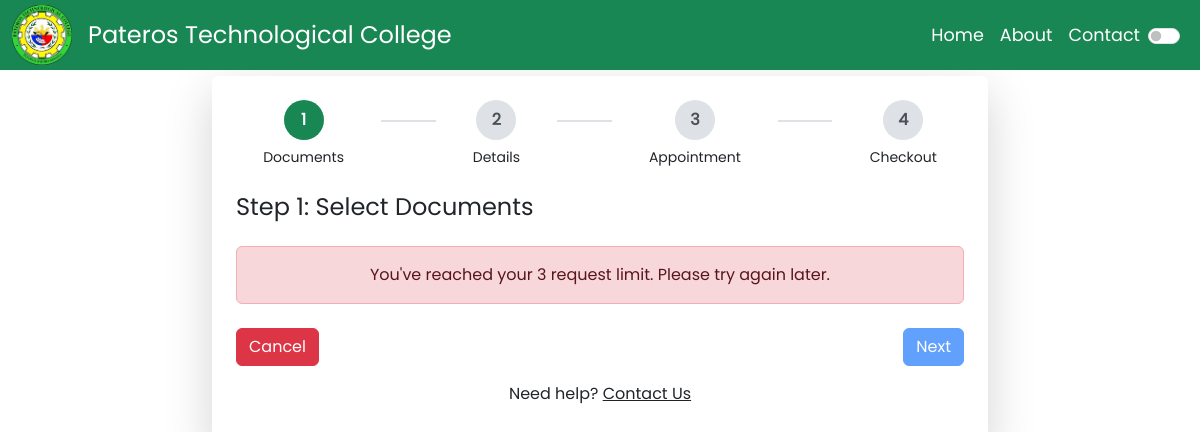
/student/add-request.php (signed in), run on an earlier commit of the app's database.
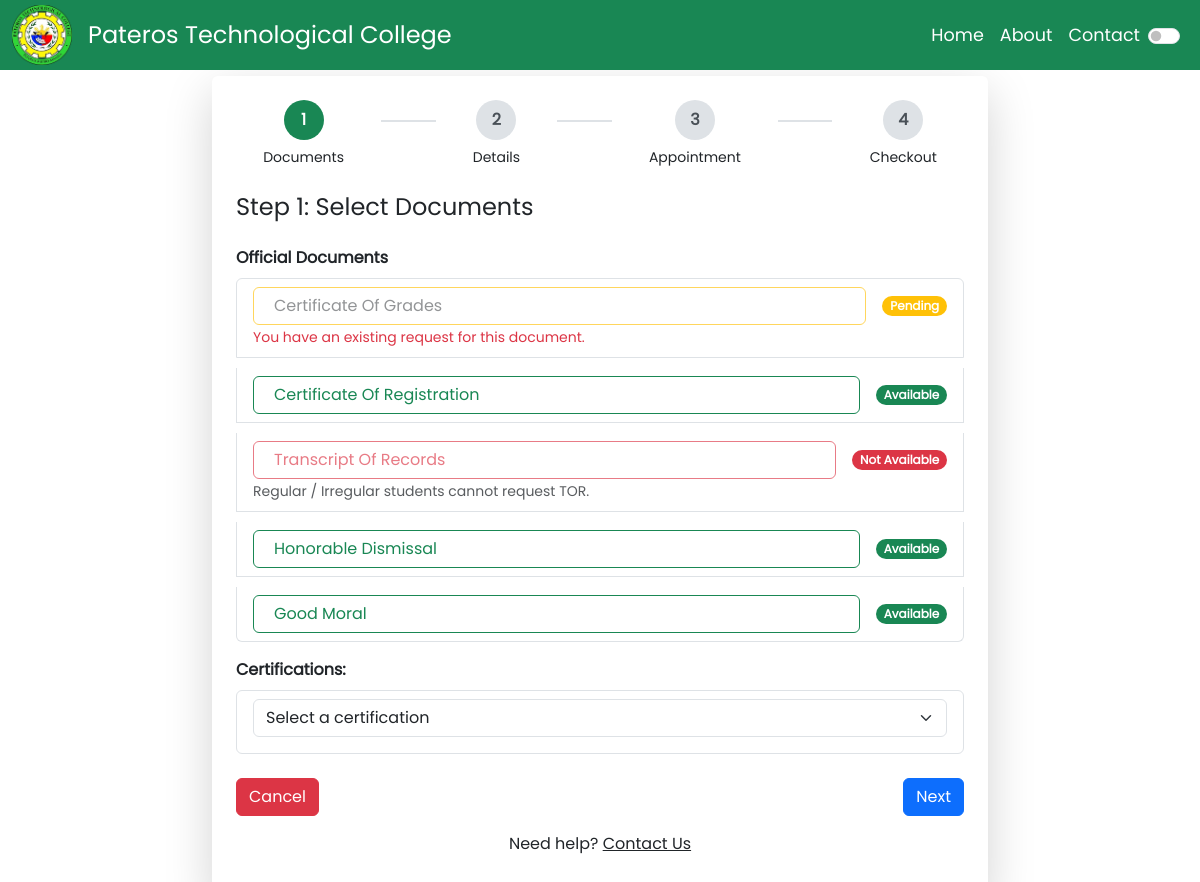
And on a later commit of the database.
### tables this page shows
CREATE TABLE `documents` (
  `id` int(15) NOT NULL,
  `code` varchar(15) NOT NULL,
  `name` varchar(255) NOT NULL,
  `price` int(15) NOT NULL,
  `is_available` enum('yes','no') NOT NULL DEFAULT 'yes',
  `eta` int(15) NOT NULL,
  `doc_type` enum('Official','Certification') NOT NULL
);

### config/db.php (called while the page is built, shortened)
<?php
class class_model {
    private string $host = "localhost";
    private string $user = "root";
    private string $pass = "";
    private string $dbname = "practice2";
    private mysqli $mysqli;
    public function __construct()
    {
        $this->mysqli = new mysqli($this->host, $this->user, $this->pass, $this->dbname);
    }
    public function getDocuments2() {
        $sql = "SELECT * FROM documents WHERE doc_type = 'Official'";
        $result = $this->mysqli->query($sql);
        return $result->fetch_all(MYSQLI_ASSOC);
    }
    public function getStudentActiveRequests($email) {
        $stmt = $this->mysqli->prepare("
            SELECT document_request, status
            FROM requests
            WHERE email = ?
            AND status NOT IN ('Declined', 'Released', 'Expired')
        ");
        $stmt->bind_param("s", $email);
        $stmt->execute();
        $result = $stmt->get_result();
        return $result->fetch_all(MYSQLI_ASSOC);
    }
}

### student/add-request.php (the view, shortened to what this page needs)
<?php
require_once '../config/db.php';
$cm = new class_model();
?>
<!DOCTYPE html>
<html lang="en">
<head>
    <link rel="stylesheet" href="../vendor/bootstrapv5/css/bootstrap.min.css">
    <link rel="stylesheet" href="../assets/css/app.css">
    <link rel="stylesheet" href="https://cdn.jsdelivr.net/npm/flatpickr/dist/flatpickr.min.css">
</head>
<body>
    <header class="text-white text-center">
        <nav class="navbar ">
            <nav class="container-fluid bg-success navbar-expand-lg navbar-light fixed-top">
                <a class="navbar-brand text-white d-none d-lg-flex align-items-center" href="/drmsv3/student/index.php">
                    <img src="../assets/images/logo.png" alt="PTC Logo" style="width: 60px; height: 60px;" class="me-3">
                    <span style="font-size: 1.50rem; line-height: 60px;">Pateros Technological College</span>
                </a>
                <div class="collapse navbar-collapse" id="navbarNav">
                    <ul class="navbar-nav ms-auto align-items-center">
                        <li class="nav-item">
                            <a class="nav-link active text-white" aria-current="page" href="#" style="font-size: 1.1rem;">Home</a>
                        </li>
                        <li class="nav-item">
                            <a class="nav-link text-white" href="#" style="font-size: 1.1rem;">About</a>
                        </li>
                        <li class="nav-item">
                            <a class="nav-link text-white" href="#" style="font-size: 1.1rem;">Contact</a>
                        </li>
                        <li class="nav-item">
                            <div class="form-check form-switch d-flex align-items-center">
                                <input class="form-check-input me-2" type="checkbox" id="themeToggle">
                            </div>
                        </li>
                    </ul>
                </div>
            </nav>
    </header>
    <div class="container mt-1 py-1" style="max-width: 1200px;">
        <div class="row justify-content-center align-items-center mt-1 g-10">
            <div class="col-md-8 mt-5">
                <div class="p-4 shadow-lg rounded" style="background-color: var(--bg-color);">
                    <div class="d-flex justify-content-between mb-4" id="stepper">
                        <div class="text-center flex-fill">
                            <div class="circle active" id="step-circle-0">1</div>
                            <small>Documents</small>
                        </div>
                        <div class="line"></div>
                        <div class="text-center flex-fill">
                            <div class="circle" id="step-circle-1">2</div>
                            <small>Details</small>
                        </div>
                        <div class="line"></div>
                        <div class="text-center flex-fill">
                            <div class="circle" id="step-circle-2">3</div>
                            <small>Appointment</small>
                        </div>
                        <div class="line"></div>
                        <div class="text-center flex-fill">
                            <div class="circle" id="step-circle-3">4</div>
                            <small>Checkout</small>
                        </div>
                    </div>
                    <form id="addRequestForm">
                        <div class="step active" id="step1">
                            <h4 class="mb-4">Step 1: Select Documents</h4>
                            <?php
                            $result = $cm->getDocuments2();
                            $existingRequests = $cm->getStudentActiveRequests($_SESSION['sessionuser']['email']);
                            $activeRequestCount = count($existingRequests);
                            ?>
                            <?php if ($activeRequestCount >= 3): ?>
                                <div class="alert alert-danger text-center">
                                    You've reached your 3 request limit. Please try again later.
                                </div>
                            <?php else: ?>
                                <?php if (!empty($result)): ?>
                                    <div class="mb-3">
                                        <label for="document_selection" class="form-label fw-bold">Official Documents</label>
                                        <ul id="document_selection" class="list-group">
                                            <?php foreach ($result as $row):
                                                $docId = htmlspecialchars($row['id']);
                                                $docName = htmlspecialchars($row['name']);
                                                $docPrice = htmlspecialchars($row['price'] ?? 0);
                                                $docEta = htmlspecialchars($row['eta'] ?? 0);
                                                $needsExtraInputs = in_array($docName, ['Certificate Of Grades', 'Certificate Of Registration']);
                                                $isGraduated = ($_SESSION['sessionuser']['status'] ?? '') === 'Graduated';
                                                $isRegularOrIrregular = in_array($_SESSION['sessionuser']['status'] ?? '', ['Regular', 'Irregular']);
                                                $isRestrictedDoc = $isGraduated && $needsExtraInputs;
                                                $isTORRestricted = $isRegularOrIrregular && $docName === 'Transcript Of Records';
                                                $isAvailable = $row['is_available'] === 'yes';
                                                $hasActiveRequest = false;
                                                foreach ($existingRequests as $request) {
                                                    if (
                                                        strpos($request['document_request'], $docName) !== false &&
                                                        !in_array($request['status'], ['Declined', 'Released', 'Expired'])
                                                    ) {
                                                        $hasActiveRequest = true;
                                                        break;
                                                    }
                                                }
                                            ?>
                                                <li class="list-group-item">
                                                    <div class="d-flex justify-content-between align-items-center">
                                                        <button type="button"
                                                            class="btn <?= !$isAvailable || $isRestrictedDoc || $isTORRestricted ? 'btn-outline-danger' : ($hasActiveRequest ? 'btn-outline-warning text-muted' : 'btn-outline-success') ?> document-toggle w-100 text-start"
                                                            data-doc-id="<?= $docId ?>"
                                                            data-doc-name="<?= $docName ?>"
                                                            data-doc-price="<?= $docPrice ?>"
                                                            data-doc-eta="<?= $docEta ?>"
                                                            <?= !$isAvailable || $isRestrictedDoc || $isTORRestricted || $hasActiveRequest ? 'disabled' : '' ?>>
                                                            <i class="fas fa-file-alt me-2"></i><?= $docName ?>
                                                        </button>
                                                        <span class="badge bg-<?= !$isAvailable || $isRestrictedDoc || $isTORRestricted ? 'danger' : ($hasActiveRequest ? 'warning' : 'success') ?> rounded-pill ms-3">
                                                            <?= !$isAvailable ? 'Not Available' : ($isRestrictedDoc || $isTORRestricted ? 'Not Available' : ($hasActiveRequest ? 'Pending' : 'Available')) ?>
                                                        </span>
                                                    </div>
                                                    <?php if ($isTORRestricted): ?>
                                                        <small class="text-muted text-danger">Regular / Irregular students cannot request TOR.</small>
                                                    <?php endif; ?>
                                                    <?php if ($hasActiveRequest): ?>
                                                        <small class=" text-danger">You have an existing request for this document.</small>
                                                    <?php endif; ?>
                                                </li>
                                            <?php endforeach; ?>
                                        </ul>
                                    </div>
                                    <div class="mb-3">
                                        <label for="other_certification" class="form-label fw-bold">Certifications:</label>
                                        <ul id="certification_selection" class="list-group">
                                            <li class="list-group-item">
                                                <div class="d-flex justify-content-between align-items-center">
                                                    <select class="form-select certification-select" id="other_certification" name="other_certification">
                                                        <option value="" selected>Select a certification</option>
                                                    </select>
                                                </div>
                                            </li>
                                        </ul>
                                    </div>
                                <?php else: ?>
                                    <p class="text-muted text-center">No certifications available for request.</p>
                                <?php endif; ?>
                            <?php endif; ?>
                        </div>
                        <div class="d-flex justify-content-between mt-4">
                            <button type="button" class="btn btn-danger" id="prevBtn">Cancel</button>
                            <button type="button" class="btn btn-primary" id="nextBtn">Next</button>
                        </div>
                    </form>
                    <p class="text-center mt-3">
                        Need help? <a href="/contact.php" style="color: var(--link-color);">Contact Us</a>
                    </p>
                </div>
            </div>
        </div>
    </div>
    <div id="toastContainer" class="position-fixed top-0 end-0 p-3" style="z-index: 9999"></div>
</body>
</html>

### assets/css/app.css (style rules this page uses)
body { font-family: 'Poppins', sans-serif; }
.step { display: none; }
.step.active { display: block; }
.circle { width: 40px; height: 40px; line-height: 40px; border-radius: 50%; display: inline-block; text-align: center; font-weight: bold; }
.line { flex: 1; height: 2px; background-color: #ccc; margin: auto 10px; }
.circle.active { background-color: #0d6efd; color: #fff; }
.circle { width: 40px; height: 40px; border-radius: 50%; background-color: #dee2e6; color: #495057; display: flex; align-items: center; justify-content: center; margin: 0 auto 5px; font-weight: bold; }
.circle.active { background-color: #198754; color: white; }
.line { flex: 1; height: 2px; background-color: #dee2e6; margin-top: 20px; }
#document_selection { gap: 10px; }
.circle { width: 40px; height: 40px; border-radius: 50%; background-color: #dee2e6; display: flex; align-items: center; justify-content: center; margin: 0 auto 5px; font-weight: bold; }
.line { flex: 1; height: 2px; background-color: #dee2e6; margin: 20px 10px 0; }
.document-toggle { transition: all 0.3s ease; }

What changed in the data, as far as the page shows it:
now on this page (row unchanged): documents: name "Certificate Of Grades", is_available "Pending", shows "You have an existing request for this document."
now on this page (row unchanged): documents: name "Certificate Of Registration", is_available "Available"
now on this page (row edited): documents: name "Transcript Of Records", is_available "Not Available", shows "Regular / Irregular students cannot request TOR."
now on this page (row unchanged): documents: name "Honorable Dismissal", is_available "Available"
now on this page (row unchanged): documents: name "Good Moral", is_available "Available"
Also different on the page:
form field other_certification: (not shown) → "Select a certification"
text no longer shown: "You've reached your 3 request limit. Please try again later."
text now shown: "Official Documents Certifications:"
